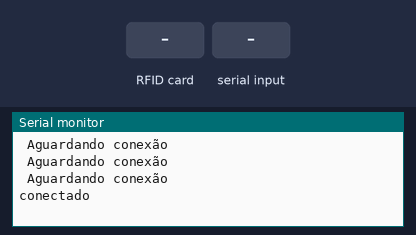
Simulated run of this sketch. Board: ESP8266 (NodeMCU). Parts: the last lines printed to the serial monitor. The inputs (shaded band) are chosen by the test bench. WiFi joins after 1.5 s; servers stay silent unless stated; uploads are accepted with an empty reply.

Above: at 2.7 s.
2.8 s: RFID card 5E 7A 19 C4 held to the reader
At 3.8 s:
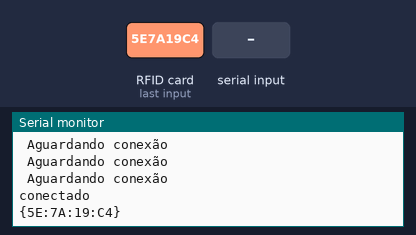
4.3 s: "n\n" received over Serial
At 5.2 s:
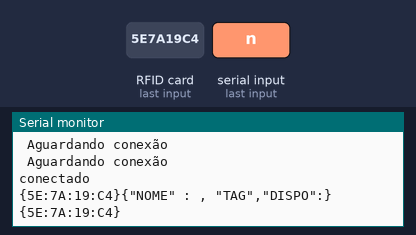

Measured:
- after the input at 2.8 s, the serial monitor: prints a new line at once (image 1)
- after the input at 4.3 s, the serial monitor: prints a new line after 0.22 s (image 2)

The sketch:

Almoxarifado.ino
```cpp
#include <ESP8266WiFi.h>
#include <ESP8266HTTPClient.h>
#include "MFRC522.h"
#include <SPI.h>
#include <Wire.h>

#define Pin_SDA 4
#define Pin_Reset 5

HTTPClient http;

const char* SSID = "iPhone de Bianca";
const char* PASS = "bianca123";


const String LOCATION = "https://stokcontrol.herokuapp.com/upload";
const String UPLOAD = "upload";
const String DOWNLOAD = "download";


const String CADASTRO = "\"CADASTRO\":";
const String TAG = "\"TAG\":";
const String DISPO = "\"DISPO\":";
const String NOME = "\"NOME\":";
String leitura, pacote = "";
String disp,nome,tag = "";
byte caractere;

void uploadDados(String p);
void  dividir(String p);
void jsonDados(int x, String n);

MFRC522 RFID (Pin_SDA, Pin_Reset);

void setup() {

  Wire.begin();
  Serial.begin(115200);
  SPI.begin();
  RFID.PCD_Init();
   WiFi.begin(SSID, PASS);
   while (WiFi.status() != WL_CONNECTED) {
   delay(500);
   Serial.println(" Aguardando conexão");
   }
   if(WiFi.status() == WL_CONNECTED){
    Serial.println("conectado");
   }

}

void loop() {
  leitura = "";
  if(Serial.available() >0){
    pacote = Serial.readStringUntil('\n');
    if(pacote[0] == 'n'){
      nome = pacote.substring(1);
    }
    else if (pacote[0] == 't'){
      tag = pacote.substring(1);
      }
      else
        disp = pacote;


      uploadDados("{\"NOME\" : " + nome + ", \"TAG\"" + tag + ",\"DISPO\":"+ disp+ "}" );
      Serial.println("{\"NOME\" : " + nome + ", \"TAG\"" + tag + ",\"DISPO\":"+ disp+ "}");
  }

  else if (!RFID.PICC_IsNewCardPresent() or !RFID.PICC_ReadCardSerial()){

    return;
  }

  for (byte i=0; i<RFID.uid.size; i++){
    leitura +=
    (RFID.uid.uidByte[i] < 0x10 ? "0" : "") +
    String(RFID.uid.uidByte[i], HEX) +
    (i!=3 ? ":" : "");
  }
  leitura.toUpperCase();
  Serial.print("{"+leitura+"}");
  delay(1000);

}
void uploadDados(String p){

 http.begin(LOCATION);
 http.addHeader("Content-Type", "application/json");
 http.POST(p);
 http.end();
 }
```
